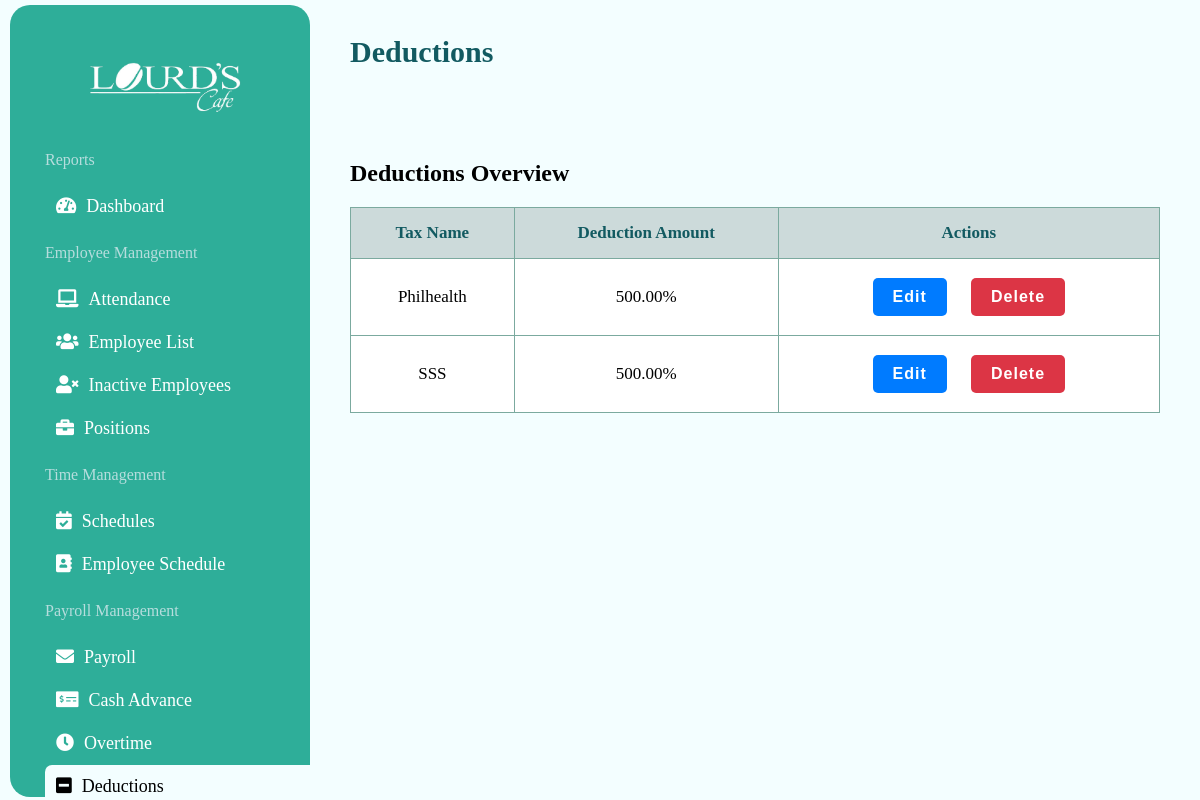
Page /PayManagement/taxDeduction.php on the committed database.
### tables this page shows
CREATE TABLE `tax_deductions` (
  `id` int(11) NOT NULL,
  `tax_name` varchar(255) NOT NULL,
  `deduction_amount` decimal(10,2) NOT NULL
);

### PayManagement/taxDeduction.php (the view, shortened to what this page needs)
<?php
$servername = "localhost";
$db_username = "root";
$db_password = "";
$dbname = "CoffeeShop";
$conn = new mysqli($servername, $db_username, $db_password, $dbname);
$result = $conn->query("SELECT * FROM tax_deductions");
$taxDeductions = $result->fetch_all(MYSQLI_ASSOC);
?>
<html>
<head>
    <link href="https://cdnjs.cloudflare.com/ajax/libs/font-awesome/5.15.3/css/all.min.css" rel="stylesheet" />
    <link rel="stylesheet" href="../style/style-taxDeduct.css">
    <link rel="stylesheet" href="../style/style-sidebar.css">
    <link rel="stylesheet" href="../style/style-logout.css">
</head>
<body>
<div class="sidebar">
        <a href="../dashboard.php"><img alt="Company Logo" height="80" src="../img/letterLogo.png" width="80" /></a>
        <ul>
            <p>Reports</p>
            <li><a href="../dashboard.php"><i class="fas fa-tachometer-alt"></i>Dashboard</a></li>
            <p>Employee Management</p>
            <ul>
                <li><a href="../EmManagement/attendance.php"><i class="fa fa-laptop" aria-hidden="true"></i>Attendance</a></li>
                <li><a href="../EmManagement/employee-list.php"><i class="fa fa-users" aria-hidden="true"></i>Employee List</a></li>
                <li><a href="../EmManagement/inactive-employees.php"><i class="fa fa-user-times" aria-hidden="true"></i>Inactive Employees</a></li>
                <li><a href="../EmManagement/positions.php"><i class="fa fa-briefcase" aria-hidden="true"></i>Positions</a></li>
            </ul>
            <p>Time Management</p>
            <ul>
                <li><a href="../EmManagement/schedule_management.php"><i class="fas fa-calendar-check"></i>Schedules</a></li>
                <li><a href="../EmManagement/employee-schedule.php"><i class="fa fa-address-book" aria-hidden="true"></i>Employee Schedule</a></li>
            </ul>
            <p>Payroll Management</p>
            <li><a href="payroll.php"><i class="fa fa-envelope" aria-hidden="true"></i>Payroll</a></li>
            <li><a href="cash-advance.php"><i class="fas fa-money-check-alt"></i>Cash Advance</a></li>
            <li><a href="overtime.php"><i class="fas fa-clock" aria-hidden="true"></i>Overtime</a></li>
            <li style="background-color: #f3feff;
                        border-radius: 7px 0px 0px 7px;">
                <a href="taxDeduction.php" style=" color: black;"><i class="fa fa-minus-square" aria-hidden="true"></i>Deductions</a></li><br>
        </ul>
    </div>
<div class="content">
    <div class="contentBody">
        <div class="top-bar">
            <h1>Deductions</h1>
        </div>
        <div class="deductions-data">
            <h2>Deductions Overview</h2>
            <table>
                <thead>
                    <tr>
                        <th>Tax Name</th>
                        <th>Deduction Amount</th>
                        <th>Actions</th>
                    </tr>
                </thead>
                <tbody>
                    <?php foreach ($taxDeductions as $deduction): ?>
                        <tr>
                            <td><?php echo htmlspecialchars($deduction['tax_name']); ?></td>
                            <td>
                                <?php
                                    if ($deduction['tax_name'] == 'SSS' || $deduction['tax_name'] == 'Philhealth') {
                                        echo number_format($deduction['deduction_amount'], 2) . '%';
                                    } else {
                                        echo number_format($deduction['deduction_amount'], 2);
                                    }
                                ?>
                            </td>
                            <td>
                                <button onclick="openModal(<?php echo $deduction['id']; ?>, '<?php echo htmlspecialchars($deduction['tax_name']); ?>', <?php echo $deduction['deduction_amount']; ?>)" class="edit-button">
                                    Edit
                                </button>
                                <a href="taxDeduction.php?delete_id=<?php echo $deduction['id']; ?>" onclick="return confirm('Are you sure you want to delete this deduction?')">
                                    <button class="delete-button">
                                        Delete
                                    </button>
                                </a>
                            </td>
                        </tr>
                    <?php endforeach; ?>
                </tbody>
            </table>
        </div>
    </div>
</body>
</html>

### style/style-taxDeduct.css (style rules this page uses)
body { margin: 0; font-family: Montserrat; background-color: #f3feff; }
.content { margin-left: 280px; padding: 20px; position: relative; }
.contentBody { margin-left: 30px; padding: 20px; }
.content h1 { position: absolute; z-index: 1; top: 0; left: 0; right: 0; font-size: 30px; margin: 0; margin-top: 10px; margin-left: -80px; background-color: transparent; padding: 25px 150px 25px; color:#125a61; }
.top-bar { display: flex; justify-content: space-between; align-items: center; margin-top: 80px; padding: 10px 20px; }
.top-bar button, button { background-color: #28a745; color: white; border: none; padding: 10px 20px; text-align: center; text-decoration: none; display: inline-block; font-size: 16px; font-weight: bold; letter-spacing: 1px; margin: 4px 2px; cursor: pointer; border-radius: 5px; transition: background-color 0.3s; }
table { width: 100%; border-collapse: collapse; margin-top: 20px; }
table, th, td { border: 1px solid #7baa9f; }
th, td { padding: 15px; text-align: center; font-size: 17px; }
th { background-color: #ccdada; color: #125a61; }
td { background-color: #ffffff; }
.edit-button, .delete-button { background-color: #4CAF50; color: white; cursor: pointer; padding: 10px 20px; font-size: 16px; border: none; border-radius: 5px; transition: background-color 0.3s; margin-left: 10px; margin-right: 10px; }
.edit-button { background-color: #007bff; }
.delete-button { background-color: #dc3545; }

### style/style-sidebar.css (style rules this page uses)
.sidebar { width: 300px; height: 96.5vh; background-color: #2eae99; z-index: 2; color: white; position: fixed; padding-top: 20px; border-radius: 20px 20px 20px 20px; margin-top: 5px; margin-left: 10px; }
.sidebar img { display: block; margin-top: auto; margin-left: 30px; margin-bottom: -10px; align-items: center; width: 250px; height: 120px; }
.sidebar p { margin-left: 35px; color: #b6dddd; }
.sidebar ul { list-style-type: none; padding: 0; }
.sidebar ul li { margin-left: 35px; padding: 11px; text-align: left; cursor: pointer; font-size: 18px; }
.sidebar ul li a { color: rgb(255, 255, 255); text-decoration: none; }
.sidebar ul li i { margin-right: 10px; }

### rows in the picture
tax_deductions: tax_name "Philhealth", deduction_amount "500.00"
tax_deductions: tax_name "SSS", deduction_amount "500.00"
